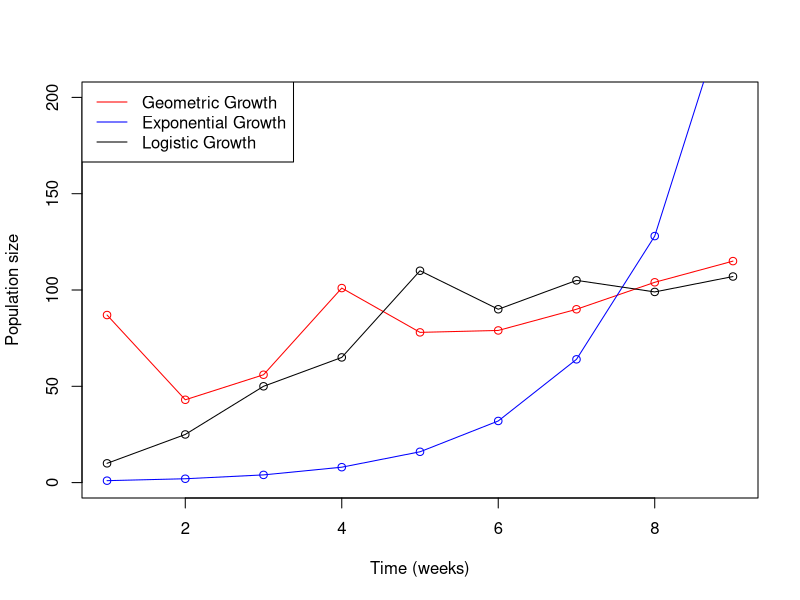
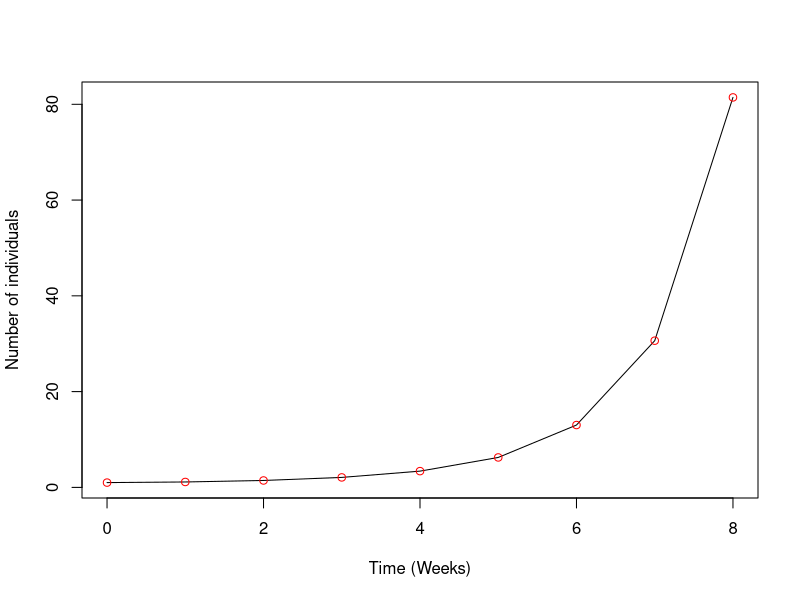
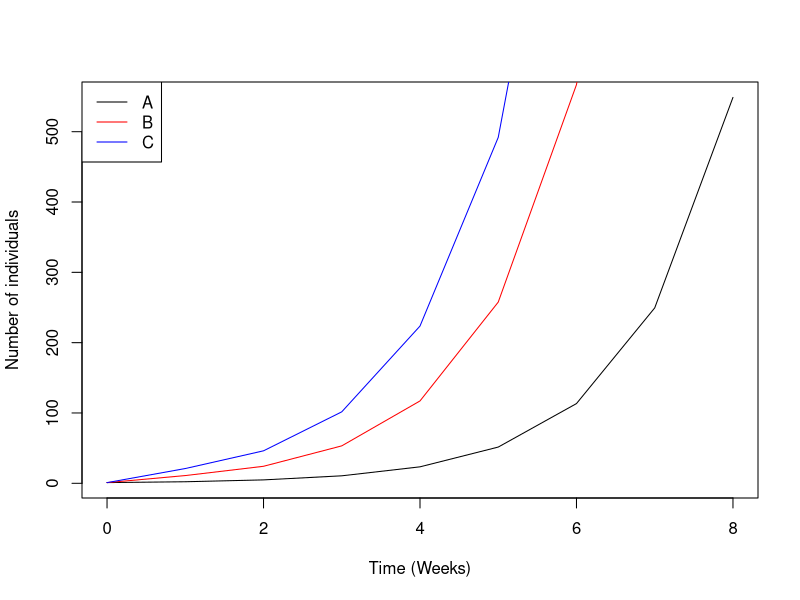
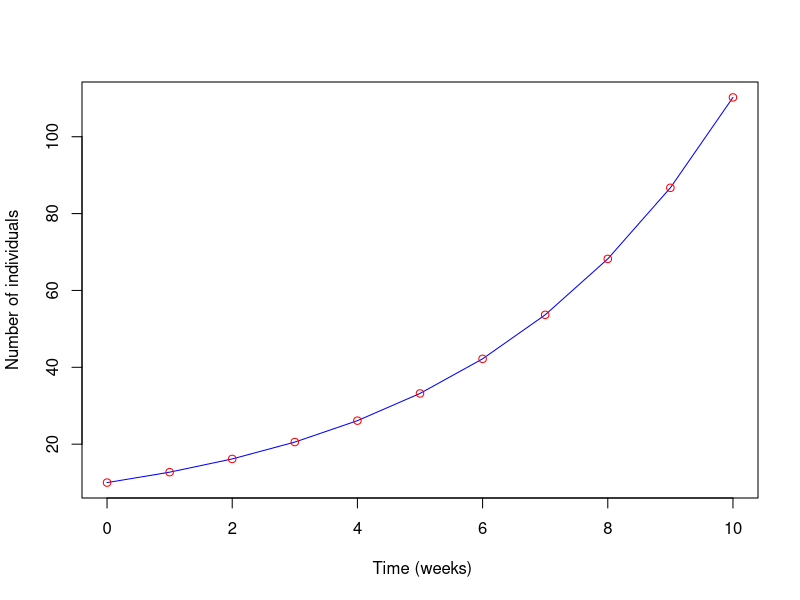
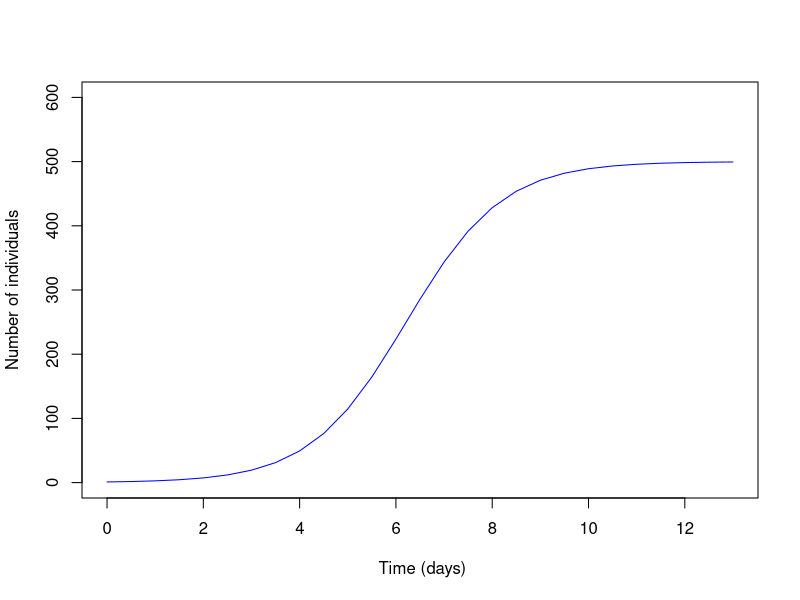
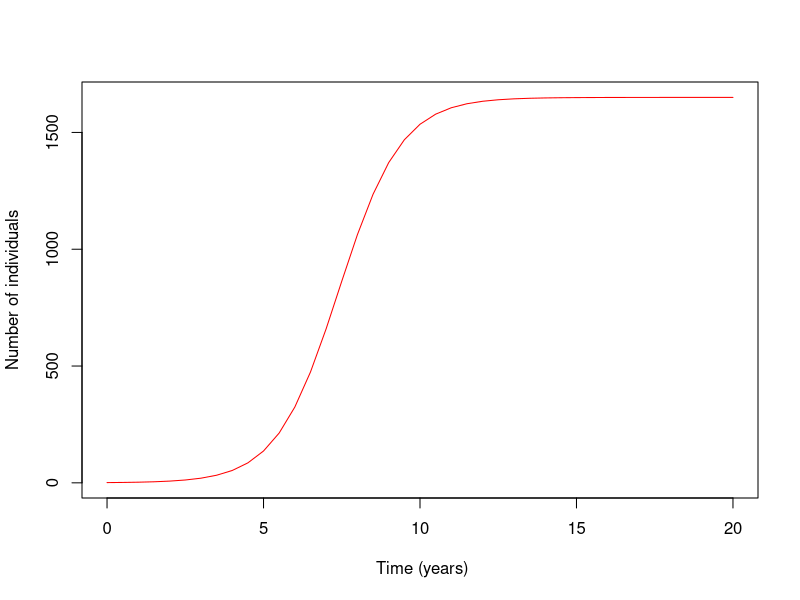
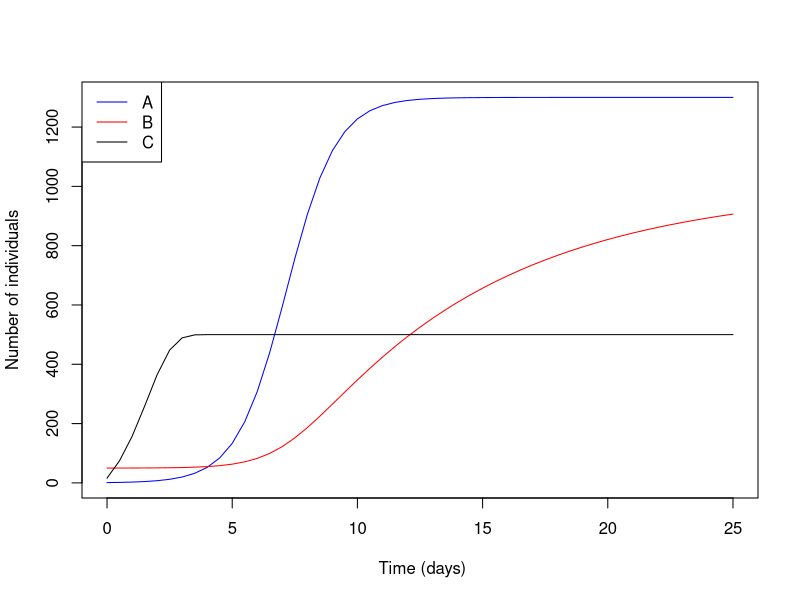
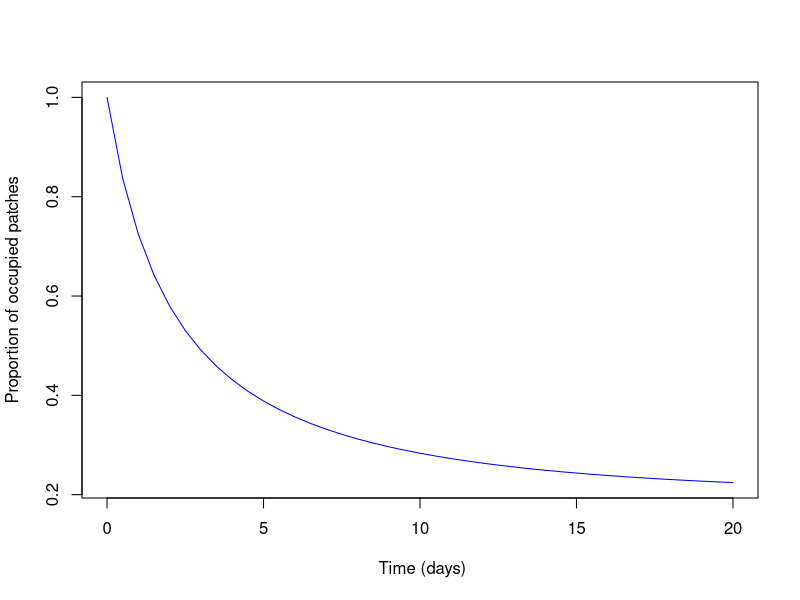

These charts were generated, in order, by the following R code:
## ---- chunk 1
# R won't remember that x = c(10, 6, 1, 14) when in a comment but will when 

x = c(10, 6, 1, 14)

## ---- chunk 2
# Data frame demonstrating gemometric population growth
geometric.df <- data.frame("time"=seq(1,9,1), 
                           "x"=c(87,43,56,101,78,79,90,104,115))

# Data frame demonstrating exponential population growth
exponential.df <- data.frame("time"= seq(1,9,1), 
                     "x"= c(1,2,4,8,16,32,64,128,256))

# Data frame demonstrating logistic growth
logistic.df <- data.frame("time"= seq(1,9,1), 
                     "x"= c(10,25,50,65,110,90,105,99,107))
          
# If you wanted to change the name of the "time" column to "weeks" in the data frame 
# how would you do that?

# This function plots the Geometric Growth (red) line below
plot(x=geometric.df$time, y=geometric.df$x, type="o", col="red", 
     ylim = c(0,200),
     xlab="Time (weeks)", 
     ylab="Population size")

# What do you think you would change only to have the y-axis show c(0,150)? What would 
# you add to set the x-axis from 0-15?

# Adding lines for the other Exponential and Logistic Growth 
lines(x = exponential.df$time, y = exponential.df$x, col="blue", type="o") 
# This adds data points from the Exponential Growth df in the col or colour blue with 
# a specific line type. 

lines(x = logistic.df$time, y = logistic.df$x, col="black", type="o") 
# This is the data for the Logistic Growth as the black line 

# The legend function adds a legend to your plot. You can change the location and what
# is display in the legend
legend("topleft", legend = c("Geometric Growth", "Exponential Growth", "Logistic Growth"), 
       lty = 1, col=c("red", "blue", "black"))
## ---- chunk 3

# Ensure that the package(s) are selected
library(deSolve)
## ---- chunk 4
# This chunk of code produces a loop that models a population following 
# geometric growth.

# Time steps 
dt <- 1 # dt is the time step or jumps that the model will count time in. 
time <- seq(0, 8, dt) # This produces a vector from 0 to 8 that increases 
# in jumps of dt or 1.

# Growth rate
r <-  1.13 # r will act as the geometric growth rate for the model. Changing 
# this value will change the rate at which the population changes. 

# Population 
j <- NULL # j will act as a place holder for the model's prediction of 
# the population.
j[1] = 1 # This line informs R that the first value of j or j[1] is 1. 
# To change the starting value of j set another value, etc. j[1]=10


# Building a loop 
for(t in seq(1, length(time)-1,1)){
  
  # Equation 
  j[t + 1] <- (r^t)*j[t]*dt
          
}


plot(time, j, xlab="Time (Weeks)", ylab ="Number of individuals",
     type="l") #Plots the data as a line
points(time, j, col="red") # adds the red dots to the line
## ---- chunk 5
# Time steps 
dt <- 1
time <- seq(0, 8, dt)

# Growth rate
r <-  1.2
q <- 10
w <- 20


# Population 
j <- NULL
j[1] <- 1
l <- NULL
l[1] <- 1
p <- NULL 
p[1] <-1

# Building a loop 
for(t in seq(1, length(time)-1,1)){
  
  # Equation 
  j[t + 1] <- r*j[t]*dt + j[t]
          
}

# Building a loop 
for(t in seq(1, length(time)-1,1)){
  
  # Equation 
  l[t + 1] <- q*j[t]*dt + j[t]
          
}

# Building a loop 
for(t in seq(1, length(time)-1,1)){
  
  # Equation 
  p[t + 1] <- w*j[t]*dt + j[t]
          
}


plot(time,j, xlab="Time (Weeks)", ylab ="Number of individuals", type="l")
lines(time, l, col="red")
lines(time, p, col="blue")
legend("topleft", legend = c("A", "B", "C"), lty = 1, col=c("black", "red", "blue"))
## ---- chunk 6
library(deSolve) # The deSolve package is needed to solve the predicted abundance

# Variables that will be used 
N = NULL        # Number of individuals
y = NULL
res = NULL

# Function that will be pricting the abundn
exp<-function(t,y,params){ 
  N  <- y[1]                            
  
  with(as.list(params),{  
    dN  <- r*N                      
    res<-c(dN) 
    list(res) 
  }) 
}


# Parameters
r = 0.24  # Here r acts as the capita growth rate

# Initial condition
N0= 10 # N0 is the starting population size. Setting it to 10 lets R know that the population starts with 10 individuals. 

# Time 
times <- seq(0,10,1) # What does this vector look like? How long is it? What are the time steps?


params<-c(r=r)
nsol <- as.data.frame(lsoda(y = c(N=N0), times, exp, params)) 

# Plot
plot(nsol$time,nsol$N, type = "l", lwd = 1, xlab = " Time (weeks)", ylab = "Number of individuals", col="blue")
points(nsol$time, nsol$N, col="red")
## ---- chunk 7
# Packages that is important for the code to run
library(deSolve)

# Species variables
G = NULL        # Number of Goats (#/time)
y = NULL        # Vector that holds the number of populations/groups. More important with several species.
res = NULL      # Vector that holds model parameters

#function
exp<-function(t,y,params){ 
  G  <- y[1]             # Initial population size               
  
  with(as.list(params),{  
    dG  <- r*G*(1-G/k)   # Logistic growth equation              
    res<-c(dG) 
    list(res) 
  }) 
}


# Parameters
r = 1 # Growth rate of the population. Changing this will change the rate the population grows 
k = 500 # The carrying capacity of the population

# Initial condition
G0 = 1            # Initial population size

# Time 
times <- seq(0,13,0.5) # Length of time that the model will run, 0 to 20, with steps of 0.5

params<-c(r=r, k=k)
nsol <- as.data.frame(lsoda(y = c(G=G0), times, exp, params)) 

# Plot
plot(nsol$time, nsol$G, type = "l", lwd = 1, xlab = " Time (days)", ylab = "Number of individuals", col="blue", ylim= c(0, 600))
## ---- chunk 8
# Packages that is important for the code to run
library(deSolve)

# Species variables
H = NULL        # Number of hares (#/time)
y = NULL        # Vector that holds the number of populations/groups. More 
# important with several species.
res = NULL      # Vector that holds model parameters

#function
exp <- function(t, y, params){ 
  H  <- y[1]             # Initial population size               
  
  with(as.list(params),{  
    dH  <- r*H*(1-H/k)   # Logistic growth equation              
    res<-c(dH) 
    list(res) 
  }) 
}


# Parameters
r = 1 # Growth rate of the population. Changing this will change the rate the 
# population grows 
k =  1650 # The carrying capacity of the population

# Initial condition
H0 = 1            # Initial population size

# Time 
times <- seq(0,20,0.5) # Length of time that the model will run, 0 to 20, with steps of 0.5

params<-c(r=r, k=k)
nsol <- as.data.frame(lsoda(y = c(H = H0), times, exp, params)) 

# Plot
plot(nsol$time, nsol$H, type = "l", lwd = 1, xlab = " Time (years)", 
     ylab = "Number of individuals", col="red")
## ---- chunk 9
# Packages that is important for the code to run
library(deSolve)

# Species variables
G = NULL        # Number of Goats (#/time)
y = NULL        # Vector that holds the number of populations/groups. More important with several species.
res = NULL      # Vector that holds model parameters

#function
logistic.population<-function(t, y, params){ 
  G <- y[1]
  H <- y[2]
  J <- y[3]
  
  with(as.list(params),{  
    dG  <- r*G*(1-G/k)  
    dH <-  t*G*(1-H/l)  
    dJ <-  y*G*(1-J/m) 
    res<-c(dG, dH, dJ) 
    list(res) 
  }) 
}


# Parameters
r = 1 
t = 0.1
y <- 100
k = 1300 # The carrying capacity of the population
l = 1000
m = 500

# Initial condition
G0 = 1  
H0 = 50 
J0 = 16

# Time 
times <- seq(0,25,0.5) # Length of time that the model will run, 0 to 20, with steps of 0.5

params<-c(r=r, t=t, y=y, k=k, l=l, m=m)
nsol <- as.data.frame(lsoda(y = c(G=G0, H=H0, J=J0), times, logistic.population, params)) 

# Plot
plot(nsol$time, nsol$G, type = "l", lwd = 1, xlab = " Time (days)", ylab = "Number of individuals", col="blue")
lines(nsol$time, nsol$H, col="red")
lines(nsol$time, nsol$J, col="black")
legend("topleft", legend = c("A", "B", "C"), lty = 1, col=c("blue", "red", "black"))

## ---- chunk 10
# Packages that is important for the code to run
library(deSolve)

# Species variables
p = NULL        #Proportion or fraction of patches occupied by goats (patches are 
#               either occupied or not)
y = NULL        # Fraction of occupied patches. 
# More important with several species.
res = NULL      # Vector that holds model parameters

#function
meta.population<-function(t,y,parameters){ 
  p  <- y[1]             # Informs R the place N has within the vector              
  
  with(as.list(parameters),{  
    dP  <- m*p*(1-p)-e*p   # Metapopulation model            
    res<-c(dP) 
    list(res) 
  }) 
}


# Parameters
m = 0.5 # Migration rate amount patches (1/time)
e = 0.4 # Extinction rate of patches 
# Initial condition
P0 = 1          # Initial population size

# Time 
times <- seq(0, 20, 0.5) # Length of time that the model will run, 0 to 20, with steps of 0.5

parameters<-c(m=m, e=e)
nsol <- as.data.frame(lsoda(y = c(P=P0), times, meta.population, parameters)) 

# Plot
plot(x = nsol$time, y = nsol$P, type = "l", lwd = 1, xlab = " Time (days)",
     ylab = "Proportion of occupied patches", col="blue")
## ---- chunk 11
rm(list=ls())
knitr::opts_chunk$set(echo = TRUE)
## ---- chunk 12

rm(list=ls())

## ---- chunk 13

df <- read.csv(file = "lab_data/lab7/lab_7_CSV_data.csv")

# df is a commonly used abbreviation for data frame and used widely within R and R Studio
# community. 
## ---- chunk 14
# Plot 1: Elk abundance
plot(x=df$Year, y=df$Elk.Abundance, pch=20, col="blue", type ="b", 
     xlab="Year",
     ylab="Elk Abundance") 

# The pch= determines the shape of the point and type="b" tells R to plot with both points and lines


# Plot 2: Wolves abundance
plot(x=df$Year, df$Wolf.abundance, type="b", col="red", pch=18, 
     xlab="Year",
     ylab="Wolf Abundance") 

# Plot 3: Percent aspen browsed
plot(x=df$Year, y=df$X..Aspen.browsed, pch=17, col="orange", 
     type="b",
     xlab="Year", 
     ylab="Percent of aspen browsed (%)")

# Plot 4: Mean height of aspen
plot(x=df$Year, y=df$Mean.aspen.height..cm., type="b", pch=16, col="darkred",  
     xlab="Year", 
     ylab="Mean height of aspens (cm)")

## ---- chunk 15
# Creating the first plot
plot(x=df$Year, y=df$Elk.Abundance, pch=20, col="blue", type ="b", 
     xlab="Year",
     ylab="Abundance", 
     ylim=c(0, 3000000)) # You first plot the specie's abundance. When doing so, make sure 
# you change the ylim so that the second specie's data will be shown.

points(x=df$Year, df$Wolf.abundance, type="b", col="red", pch=18) # Use the points 
# commend to add the second specie's abundance/data.
legend("topright", legend=c("Elk Abundance", "Wolve Abundance"), lty=1, 
col=c("blue", "red"), cex=1.5)


# Repeat the above steps to produce the second plot. 

plot(x=df$Year, y=df$X..Aspen.browsed, pch=17, col="orange", 
     type="b",
     xlab="Year", ylab="Percent of aspen browsed/ height of aspen (cm)", 
     ylim=c(0,360000))
points(x=df$Year, y=df$Mean.aspen.height..cm., type="b", pch=16, 
       col="darkred")
legend("topleft", legend=c("Percent of Aspen Broswed", 
"Mean Aspen Height (cm)"), lty=1, col=c("blue", "red"), cex=1.5)


## ---- chunk 16
# This method works by layering two different plots atop of each other. Therefore, 
# there is a of information above the dementions of the plot that R needs to know. 

# This will produce the first plot 

par(mar = c(5, 4, 4, 4) + 0.3)  # This tells R the demintions of the plot and 
# produces extra room for the second y-axis
# The par function sets and adjust the plotting parameters.

plot(x=df$Year, y=df$Elk.Abundance, pch=20, col="blue", type ="b", 
     xlab="Year",
     ylab="Elk Abundance")
# pch is the different points/shapes that R used to represent the data
# type tells R what we want the line to look like. It can be "l" for line, 
# "p" for points or "b" for both. 

par(new = TRUE) # Tells R to add the new data overtop of the previous one. The 
# defult for this line is FALSE. When set to TRUE the next level of plotting 
# should not clear the previous one. 

plot(x=df$Year, y=df$Wolf.abundance, pch=18, col="red", 
     type = "b", 
     axes = FALSE, 
     bty = "n",
     xlab = "", ylab = "") # A different pch shape type was used for this plot.
# What section of the code does this? 

# We kept both the xlab and the ylab empty, this is since the x-axis is the same 
# as the elk data, and we will create the y-axis below

mtext("Wolf Abundance", side=4, col="red", line=2)  # This line creates the 
# label for the second axis. 
# The side=4 tells R to place it on the right side, or the fourth side, of 
# the plot

axis(4, ylim=range(df$Wolf.abundance), col="red", col.axis="red",las=1) # This 
# line creates the axis information itself. 
# ylim=range(df$Wolf.adbundance) tells R to produce the axis to the same length 
# or range as the wolf abundance data. 

# Lets produce the second plot.
par(mar = c(5, 4, 4, 4) + 0.3)  # Again, we need to tell R to shape the plot 
# slightly different to allow extra space for the other axis

plot(x=df$Year, y=df$X..Aspen.browsed, pch=17, col="orange", 
     type="b",
     xlab="Year", ylab="Percent of aspen browsed (%)", 
     ylim=c(0,100)) #The first plot

# A different shape type was used again for this plot. Do you know what you 
# would change to have all shapes/points the same?

par(new = TRUE) # Informs R that another plot is being added.
plot(x=df$Year, y=df$Mean.aspen.height..cm., pch=15, col="darkgreen", 
     type = "b", 
     axes = FALSE,
     bty = "n", 
     xlab = "", ylab = "") # This is the full code for the second plot
# We kept both the xlab and the ylab empty, this is since the x-axis is the 
# same as the aspen consumed percent, and we will create the y-axis below

mtext("Mean height of aspen (cm)",side=4,col="darkgreen",line=3) # This line 
# creates the label for the second axis. 

# The side=4 tells R to place it on the right side, or the fourth side, of the 
# plot
axis(4, ylim=range(df$Mean.aspen.height..cm.), col="darkgreen", 
col.axis="darkgreen", las=1) # This line creates the
## ---- chunk 17
par(mfrow=c(2,1)) # First we want to tell R the layout we want for the plot. 
# The first argument or number specifies the number of rows and the second the 
# number of columns. 

# This method works by layering two different plots atop of each other. Therefore,
# there is a of informaiton above the dementions of the plot that R needs to know. 

# This will produce the first plot 

par(mar = c(5, 4, 4, 4) + 0.3)  # This tells R the demintions of the plot and 
# produces extra room for the second y-axis

plot(x=df$Year, y=df$Elk.Abundance, pch=20, col="blue", type ="b", 
     xlab="Year",
     ylab="Elk Abundance") # The first plot
# pch is the different points/shapes that R used to represent the data
# type tells R what we want the line to look like. It can be "l" for line,
# "p" for points or "b" for both. 

par(new = TRUE) # Tells R to add the new data overtop of the previous one

plot(x=df$Year, y=df$Wolf.abundance, pch=18, col="red", 
     type = "b", 
     axes = FALSE, 
     bty = "n",
     xlab = "", ylab = "") # A different shape type was used for this plot.
# What section of the code does this?
# We kept both the xlab and the ylab empty, this is since the x-axis is the 
# same as the elk data, and we will create the y-axis below
mtext("Wolf Abundance", side=4, col="red", line=2)  # This line creates the 
# label for the second axis. 
# The side=4 tells R to place it on the right side, or the fourth side, of 
# the plot

axis(4, ylim=range(df$Wolf.abundance), col="red", col.axis="red",las=1) # This 
# line creates the axis information itself. 
# ylim=range(df$Wolf.adbundance) tells R to produce the axis to the same length
# or range as the wolf abundance data. 

# See! It is a lot of code, but can you see that it's basically creating two plots,
# and overlaying them?

# Lets produce the second plot.
par(mar = c(5, 4, 4, 4) + 0.3)  # Again, we need to tell R to shape the plot slightly
# different # to allow extra space for the other axis

plot(x=df$Year, y=df$X..Aspen.browsed, pch=17, col="orange", 
     type="b",
     xlab="Year", ylab="Percent of aspen browsed (%)", 
     ylim=c(0,100)) #The first plot
# A different shape type was used again for this plot. Do you know what you would 
# change to have all shapes/points the same?

par(new = TRUE) # Informs R that another plot is being added.
plot(x=df$Year, y=df$Mean.aspen.height..cm., pch=15, col="darkgreen", 
     type = "b", 
     axes = FALSE,
     bty = "n", 
     xlab = "", ylab = "") # This is the full code for the second plot
# We kept both the xlab and the ylab empty, this is since the x-axis is the 
# same as the aspen consumed percent, and we will create the y-axis below

mtext("Mean height of aspen (cm)",side=4,col="darkgreen",line=3) # This line 
# creates the label for the second axis. 
# The side=4 tells R to place it on the right side, or the fourth side, 
# of the plot.
axis(4, ylim=range(df$Mean.aspen.height..cm.), col="darkgreen", 
col.axis="darkgreen", las=1) # This line creates the
